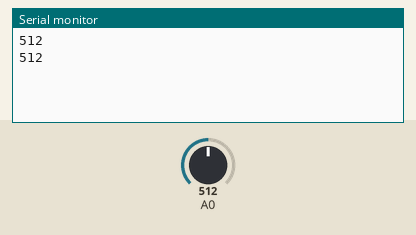
Bench run of a sketch on a simulated Arduino Uno, built with avr-gcc and run on an emulated ATmega328P. On the bench: the last lines printed to the serial monitor. The inputs (shaded band) are chosen by the test bench; at power-on: A0 = 512.

Above: at 1.8 s.
1.9 s: A0 set to 716
At 2.8 s:
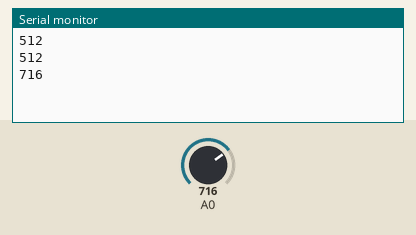
3.4 s: A0 set to 900
At 4.7 s:
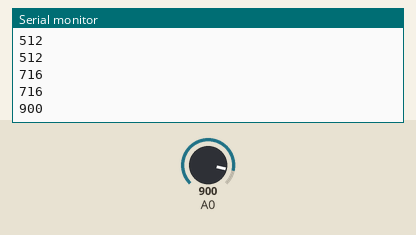
Timing chart, 0 to 6.4 s (numbered marks = the images above; inputs shaded):
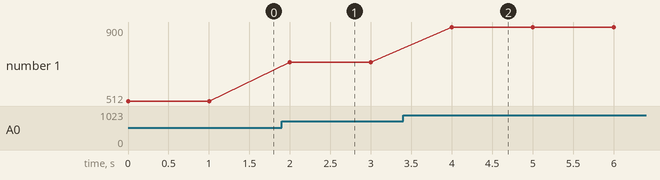

Measured:
- after the input at 1.9 s, the serial monitor: prints a new line after 0.10 s (image 1)
- after the input at 3.4 s, the serial monitor: prints a new line after 0.60 s (image 2)
- plotted number 1: 512 → 716 after the input at 1.9 s, 716 → 900 after the input at 3.4 s

The sketch:

mq6.ino
```cpp
int lectura=0;
void setup(){
Serial.begin(9600);
}

void loop(){
lectura=analogRead(A0);
Serial.println(lectura);
delay(1000);
}
```
